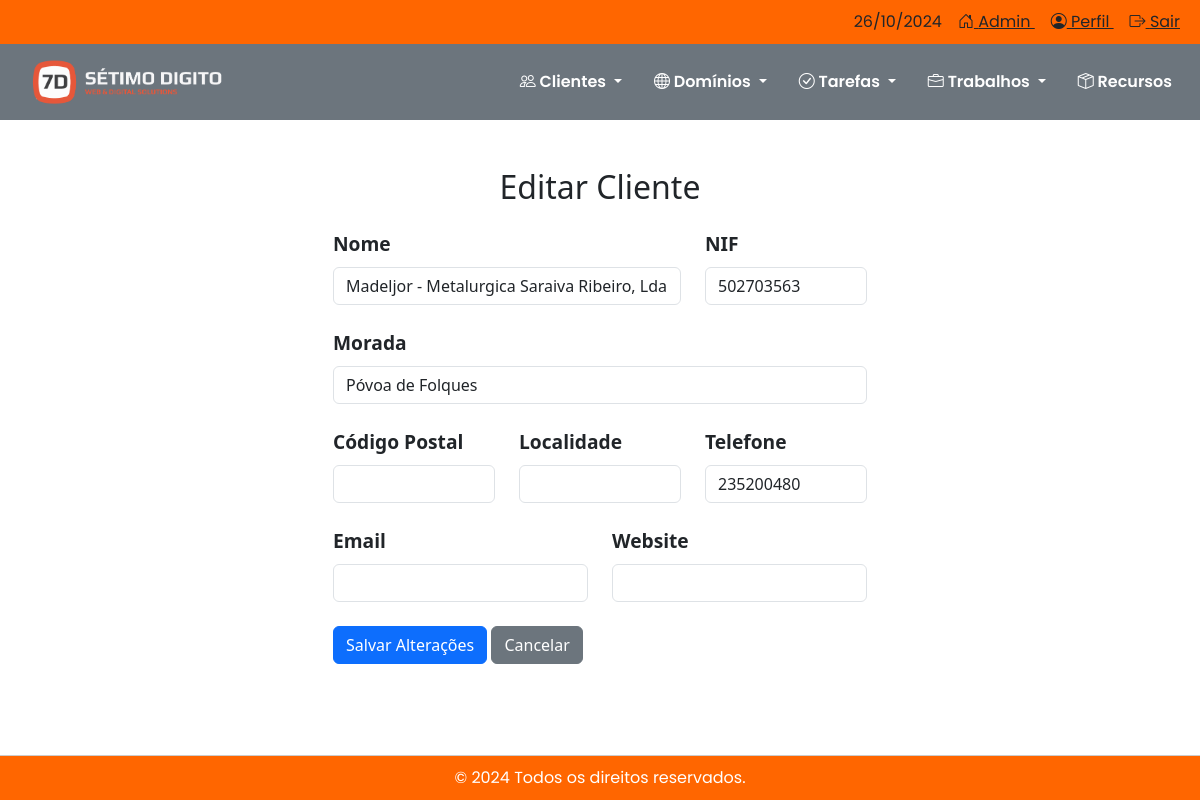
The app's page /clientes/editar/1/, older data.
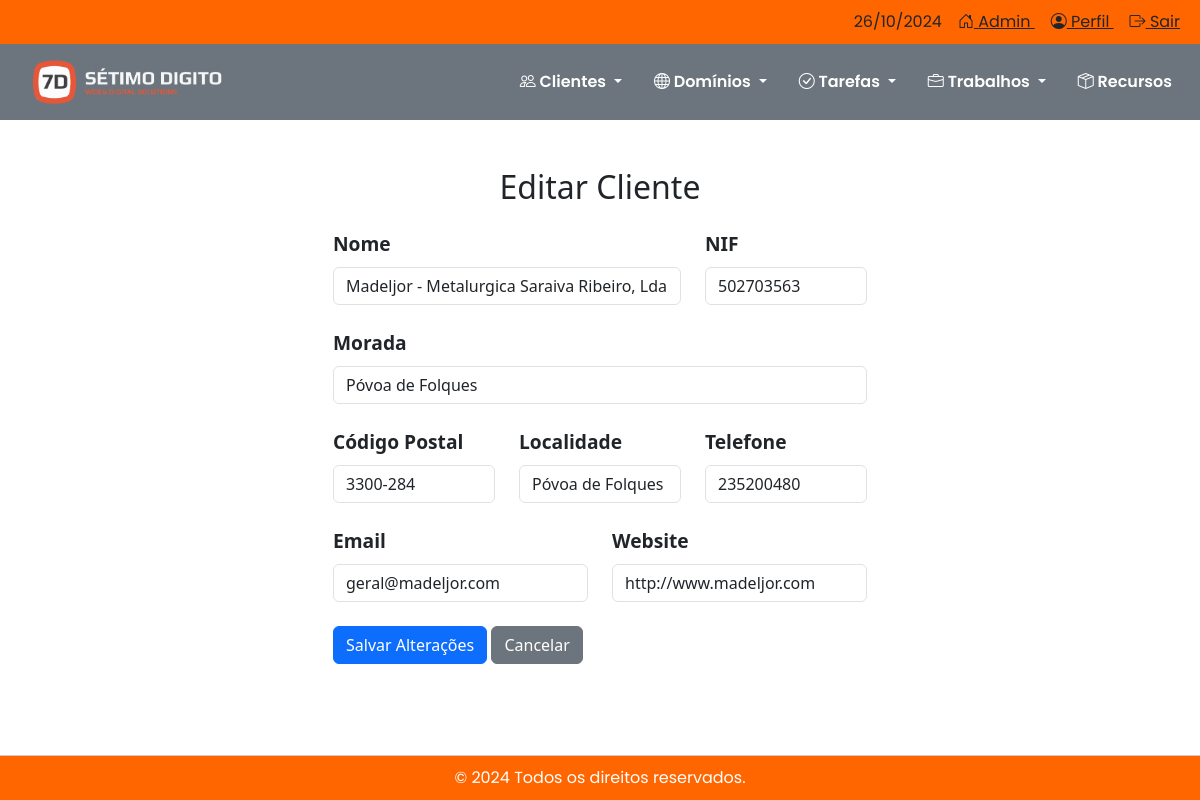
The same page, newer data.
### clientes/models.py (models this page shows, shortened)
class Cliente(models.Model):
    nome = models.CharField(max_length=255)
    nif = models.CharField(max_length=9, verbose_name='Número de Identificação Fiscal')
    morada = models.CharField(max_length=255, blank=True, null=True)
    codigo_postal = models.CharField(max_length=10, blank=True, null=True)
    localidade = models.CharField(max_length=100, blank=True, null=True)
    telefone = models.CharField(max_length=15, blank=True, null=True)
    email = models.EmailField(blank=True, null=True)
    website = models.URLField(blank=True, null=True)
    cliente_desde = models.DateField(blank=True, null=True)

### clientes/views.py (the view)
# urls.py: path('clientes/editar/<int:cliente_id>/', views.editar_cliente, name='editar_cliente'),
def editar_cliente(request, cliente_id):
    cliente = get_object_or_404(Cliente, pk=cliente_id)
    if request.method == 'POST':
        form = ClienteForm(request.POST, instance=cliente)
        if form.is_valid():
            form.save()
            return redirect('listar_clientes')
    else:
        form = ClienteForm(instance=cliente)
    return render(request, 'clientes/editar_cliente.html', {'form': form, 'cliente': cliente})

### clientes/forms.py
class ClienteForm(forms.ModelForm):
    class Meta:
        model = Cliente
        fields = ['nome', 'nif', 'morada', 'codigo_postal', 'localidade', 'telefone', 'email', 'website']

### clientes/templatetags/form_tags.py (called while the page is built)
@register.filter
def add_class(field, css_class):
    return field.as_widget(attrs={'class': css_class})

### clientes/templates/clientes/editar_cliente.html (shortened to what this page needs)
{% extends 'base.html' %}
{% load static %}
{% load form_tags %}
{% block content %}
<div class="container mt-5" style="max-width: 50%; margin: 0 auto;">
    <h2 class="text-center mb-4">Editar Cliente</h2>
    <form method="POST">
        <div class="row mb-4">
            <div class="col-md-8">
                <label for="id_nome" class="form-label" style="font-size: 1.2rem; font-weight: bold;">Nome</label>
                {{ form.nome|add_class:"form-control" }}
            </div>
            <div class="col-md-4">
                <label for="id_nif" class="form-label" style="font-size: 1.2rem; font-weight: bold;">NIF</label>
                {{ form.nif|add_class:"form-control" }}
            </div>
        </div>
        <div class="mb-4">
            <label for="id_morada" class="form-label" style="font-size: 1.2rem; font-weight: bold;">Morada</label>
            {{ form.morada|add_class:"form-control" }}
        </div>
        <div class="row mb-4">
            <div class="col-md-4">
                <label for="id_codigo_postal" class="form-label" style="font-size: 1.2rem; font-weight: bold;">Código Postal</label>
                {{ form.codigo_postal|add_class:"form-control" }}
            </div>
            <div class="col-md-4">
                <label for="id_localidade" class="form-label" style="font-size: 1.2rem; font-weight: bold;">Localidade</label>
                {{ form.localidade|add_class:"form-control" }}
            </div>
            <div class="col-md-4">
                <label for="id_telefone" class="form-label" style="font-size: 1.2rem; font-weight: bold;">Telefone</label>
                {{ form.telefone|add_class:"form-control" }}
            </div>
        </div>
        <div class="row mb-4">
            <div class="col-md-6">
                <label for="id_email" class="form-label" style="font-size: 1.2rem; font-weight: bold;">Email</label>
                {{ form.email|add_class:"form-control" }}
            </div>
            <div class="col-md-6">
                <label for="id_website" class="form-label" style="font-size: 1.2rem; font-weight: bold;">Website</label>
                {{ form.website|add_class:"form-control" }}
            </div>
        </div>
        <button type="submit" class="btn btn-primary">Salvar Alterações</button>
        <a href="{% url 'listar_clientes' %}" class="btn btn-secondary">Cancelar</a>
    </form>
    <div style="height: 50px;"></div>
</div>
{% endblock %}

Row changes from the older to the newer data that the page shows:
changed Cliente "Madeljor - Metalurgica Saraiva Ribeiro, Lda.": codigo_postal (not shown) → "3300-284"; localidade (not shown) → "Póvoa de Folques"; email (not shown) → "geral@madeljor.com"; website (not shown) → "http://www.madeljor.com"
